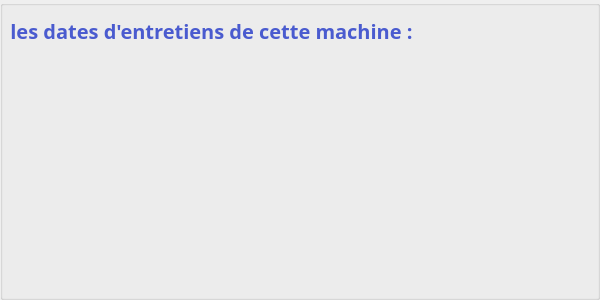
<?xml version="1.0" encoding="UTF-8"?>
<ui version="4.0">
 <class>Historiques_machine</class>
 <widget class="QDialog" name="Historiques_machine">
  <property name="geometry">
   <rect>
    <x>0</x>
    <y>0</y>
    <width>600</width>
    <height>300</height>
   </rect>
  </property>
  <property name="windowTitle">
   <string>Dialog</string>
  </property>
  <widget class="QGroupBox" name="groupBox">
   <property name="geometry">
    <rect>
     <x>0</x>
     <y>0</y>
     <width>600</width>
     <height>300</height>
    </rect>
   </property>
   <property name="styleSheet">
    <string notr="true">#groupBox{
background-image:url(:/Machine_resources/img_m/bg.png);
}</string>
   </property>
   <property name="title">
    <string/>
   </property>
   <widget class="QScrollArea" name="scrollArea">
    <property name="geometry">
     <rect>
      <x>80</x>
      <y>60</y>
      <width>481</width>
      <height>221</height>
     </rect>
    </property>
    <property name="styleSheet">
     <string notr="true">background-color: transparent;
border-radius: 17px;
padding: 5px 10px;
padding-left:0px;
color: #6568F3;
font-weight: bold;
font-size:16px;

</string>
    </property>
    <property name="widgetResizable">
     <bool>true</bool>
    </property>
    <widget class="QWidget" name="scrollAreaContents">
     <property name="geometry">
      <rect>
       <x>0</x>
       <y>0</y>
       <width>461</width>
       <height>201</height>
      </rect>
     </property>
    </widget>
   </widget>
   <widget class="QLabel" name="label">
    <property name="geometry">
     <rect>
      <x>0</x>
      <y>10</y>
      <width>481</width>
      <height>41</height>
     </rect>
    </property>
    <property name="font">
     <font>
      <family>Montserrat</family>
      <pointsize>-1</pointsize>
      <weight>75</weight>
      <bold>true</bold>
     </font>
    </property>
    <property name="styleSheet">
     <string notr="true">background-color:transparent;
color:#341763;
color:#4a5bcf;
font-size:20px;
border-radius: 17px;</string>
    </property>
    <property name="text">
     <string>  les dates d'entretiens de cette machine :</string>
    </property>
   </widget>
  </widget>
 </widget>
 <resources/>
 <connections/>
</ui>
